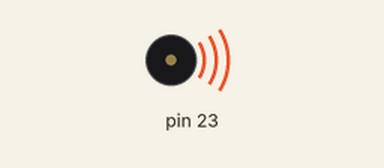
Bench run of a sketch on a simulated Arduino Uno, built with avr-gcc and run on an emulated ATmega328P. Shown: buzzer (waves = sounding).

Above: at 0.1 s.
At 2.4 s:
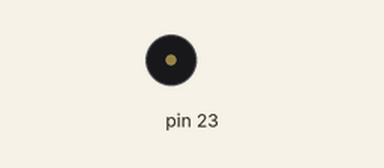
Timing chart, 0 to 3.9 s (numbered marks = the images above):
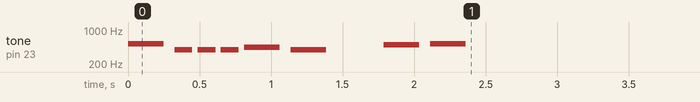

The sketch:

PWM_Sound.ino
```cpp
#include "SensorDevs.h"

#define NOTE_G4  392
#define NOTE_A4  440
#define NOTE_B4  494
#define NOTE_C5  523

/* Ноты в мелодии */
int melody[] = {
  NOTE_C5, NOTE_G4, NOTE_G4, NOTE_G4, NOTE_A4, NOTE_G4, 0, NOTE_B4, NOTE_C5
};

int noteDurations[] = {
  4, 8, 8, 8, 4, 4, 4, 4, 4
};

void setup() {

  for (int i = 0; i < 9; i++) {
    int noteDuration = 1000 / noteDurations[i];

    tone(BUZ_PIN, melody[i], noteDuration); // Воспроизводим звук длительностью noteDuration
    delay(noteDuration * 1.30);
    noTone(BUZ_PIN);
  }
}

void loop() {
}
```
